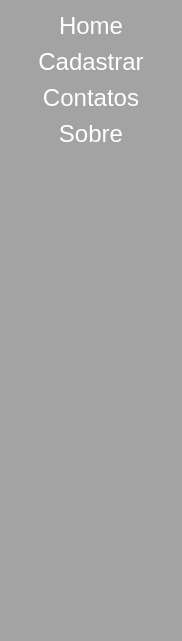
            <widget class="QWidget" name="box_menu_menu">
             <property name="geometry">
              <rect>
               <x>0</x>
               <y>0</y>
               <width>182</width>
               <height>641</height>
              </rect>
             </property>
             <property name="styleSheet">
              <string notr="true">QWidget{
	background-color: rgb(163, 163, 163);
	border-radius: 5px;
}</string>
             </property>
             <attribute name="label">
              <string>Menu</string>
             </attribute>
             <layout class="QVBoxLayout" name="verticalLayout_4">
              <item>
               <widget class="QPushButton" name="button_home">
                <property name="minimumSize">
                 <size>
                  <width>0</width>
                  <height>30</height>
                 </size>
                </property>
                <property name="font">
                 <font>
                  <pointsize>18</pointsize>
                 </font>
                </property>
                <property name="cursor">
                 <cursorShape>PointingHandCursor</cursorShape>
                </property>
                <property name="styleSheet">
                 <string notr="true">QPushButton:hover{
	border-radius: 5px;
	background-color: rgb(62, 62, 62);
}

QPushButton{
	color: rgb(255, 255, 255)
}</string>
                </property>
                <property name="text">
                 <string>Home</string>
                </property>
               </widget>
              </item>
              <item>
               <widget class="QPushButton" name="button_cadastrar">
                <property name="minimumSize">
                 <size>
                  <width>0</width>
                  <height>30</height>
                 </size>
                </property>
                <property name="font">
                 <font>
                  <pointsize>18</pointsize>
                 </font>
                </property>
                <property name="cursor">
                 <cursorShape>PointingHandCursor</cursorShape>
                </property>
                <property name="styleSheet">
                 <string notr="true">QPushButton:hover{
	border-radius: 5px;
	background-color: rgb(62, 62, 62);
}

QPushButton{
	color: rgb(255, 255, 255)
}
</string>
                </property>
                <property name="text">
                 <string>Cadastrar</string>
                </property>
               </widget>
              </item>
              <item>
               <widget class="QPushButton" name="button_contatos">
                <property name="minimumSize">
                 <size>
                  <width>0</width>
                  <height>30</height>
                 </size>
                </property>
                <property name="font">
                 <font>
                  <pointsize>18</pointsize>
                 </font>
                </property>
                <property name="cursor">
                 <cursorShape>PointingHandCursor</cursorShape>
                </property>
                <property name="styleSheet">
                 <string notr="true">QPushButton:hover{
	border-radius: 5px;
	background-color: rgb(62, 62, 62);
}

QPushButton{
	color: rgb(255, 255, 255)
}</string>
                </property>
                <property name="text">
                 <string>Contatos</string>
                </property>
               </widget>
              </item>
              <item>
               <widget class="QPushButton" name="button_sobre">
                <property name="minimumSize">
                 <size>
                  <width>0</width>
                  <height>30</height>
                 </size>
                </property>
                <property name="font">
                 <font>
                  <pointsize>18</pointsize>
                 </font>
                </property>
                <property name="cursor">
                 <cursorShape>PointingHandCursor</cursorShape>
                </property>
                <property name="styleSheet">
                 <string notr="true">QPushButton:hover{
	border-radius: 5px;
	background-color: rgb(62, 62, 62);
}

QPushButton{
	color: rgb(255, 255, 255)
}
</string>
                </property>
                <property name="text">
                 <string>Sobre</string>
                </property>
               </widget>
              </item>
              <item>
               <spacer name="space_vertical">
                <property name="orientation">
                 <enum>Qt::Vertical</enum>
                </property>
                <property name="sizeHint" stdset="0">
                 <size>
                  <width>20</width>
                  <height>40</height>
                 </size>
                </property>
               </spacer>
              </item>
             </layout>
             <zorder>space_vertical</zorder>
             <zorder>button_home</zorder>
             <zorder>button_cadastrar</zorder>
             <zorder>button_contatos</zorder>
             <zorder>button_sobre</zorder>
            </widget>
